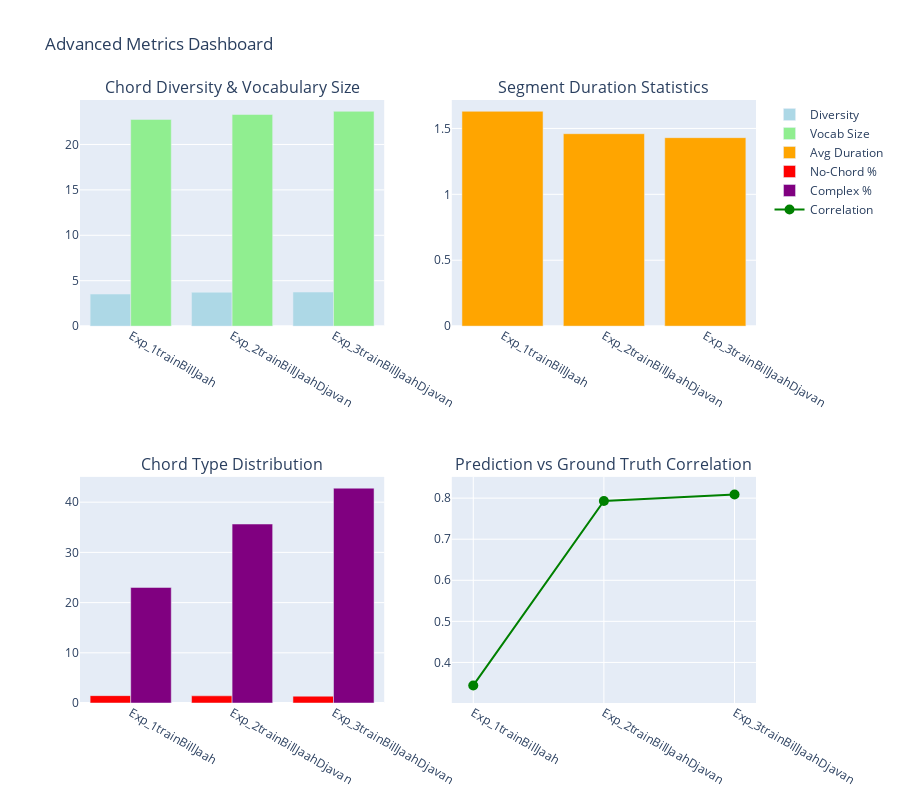

Notebook cell for this chart:
### Code cell
# ============================================================================
# ADVANCED METRICS CALCULATION (Optional)
# ============================================================================
# This cell calculates additional advanced metrics beyond mir_eval standards

import scipy.stats as stats
from collections import Counter

def calculate_advanced_metrics(inference_dir, ground_truth_dir):
    """Calculate advanced metrics for a single inference directory."""
    inference_files = glob.glob(os.path.join(inference_dir, "*.lab"))
    
    if not inference_files:
        return None
    
    advanced_metrics = {
        'chord_diversity': [],
        'unique_chords_ratio': [],
        'avg_segment_duration': [],
        'segment_duration_std': [],
        'chord_vocabulary_size': [],
        'no_chord_percentage': [],
        'major_minor_ratio': [],
        'complex_chord_percentage': [],  # 7ths, 9ths, etc.
        'correlation_segment_count': [],
        'mae_segment_count': []
    }
    
    all_predicted_chords = []
    all_gt_chords = []
    
    for inf_file in inference_files:
        track_id = os.path.basename(inf_file)
        gt_file = os.path.join(ground_truth_dir, track_id)
        
        if not os.path.exists(gt_file):
            continue
        
        try:
            ref_intervals, ref_labels = parse_lab_file(gt_file)
            est_intervals, est_labels = parse_lab_file(inf_file)
            
            if len(ref_intervals) == 0 or len(est_intervals) == 0:
                continue
            
            # Chord diversity (entropy)
            chord_counts = Counter(est_labels)
            total = len(est_labels)
            probabilities = [count/total for count in chord_counts.values()]
            entropy = -sum(p * np.log2(p) if p > 0 else 0 for p in probabilities)
            advanced_metrics['chord_diversity'].append(entropy)
            
            # Unique chords ratio
            unique_ratio = len(set(est_labels)) / len(est_labels) if len(est_labels) > 0 else 0
            advanced_metrics['unique_chords_ratio'].append(unique_ratio)
            
            # Average segment duration
            durations = [interval[1] - interval[0] for interval in est_intervals]
            advanced_metrics['avg_segment_duration'].append(np.mean(durations))
            advanced_metrics['segment_duration_std'].append(np.std(durations))
            
            # Chord vocabulary size
            advanced_metrics['chord_vocabulary_size'].append(len(set(est_labels)))
            
            # No chord percentage
            no_chord_count = sum(1 for label in est_labels if label == 'N' or label.lower() == 'n')
            no_chord_pct = no_chord_count / len(est_labels) * 100 if len(est_labels) > 0 else 0
            advanced_metrics['no_chord_percentage'].append(no_chord_pct)
            
            # Major/Minor ratio
            major_count = sum(1 for label in est_labels if ':maj' in label or label.split(':')[0] in ['C', 'D', 'E', 'F', 'G', 'A', 'B'] and ':min' not in label and ':' in label)
            minor_count = sum(1 for label in est_labels if ':min' in label)
            maj_min_ratio = major_count / minor_count if minor_count > 0 else 0
            advanced_metrics['major_minor_ratio'].append(maj_min_ratio)
            
            # Complex chord percentage (7ths, 9ths, etc.)
            complex_count = sum(1 for label in est_labels if any(x in label for x in ['7', '9', '11', '13', 'sus', 'dim', 'aug']))
            complex_pct = complex_count / len(est_labels) * 100 if len(est_labels) > 0 else 0
            advanced_metrics['complex_chord_percentage'].append(complex_pct)
            
            # Correlation between predicted and GT segment counts
            advanced_metrics['correlation_segment_count'].append(len(est_labels))
            advanced_metrics['mae_segment_count'].append(abs(len(est_labels) - len(ref_labels)))
            
            # Collect all chords for global analysis
            all_predicted_chords.extend(est_labels)
            all_gt_chords.extend(ref_labels)
            
        except Exception as e:
            continue
    
    if not advanced_metrics['chord_diversity']:
        return None
    
    # Calculate mean metrics
    mean_metrics = {key: np.mean(values) if values else 0 for key, values in advanced_metrics.items()}
    
    # Add correlation
    if len(advanced_metrics['correlation_segment_count']) > 1:
        pred_counts = advanced_metrics['correlation_segment_count']
        gt_counts = [len(parse_lab_file(os.path.join(ground_truth_dir, os.path.basename(f)))[0]) 
                     for f in inference_files if os.path.exists(os.path.join(ground_truth_dir, os.path.basename(f)))]
        if len(pred_counts) == len(gt_counts) and len(pred_counts) > 1:
            correlation = np.corrcoef(pred_counts[:len(gt_counts)], gt_counts)[0, 1]
            mean_metrics['segment_count_correlation'] = correlation
    
    return mean_metrics

def generate_advanced_comparison():
    """Generate advanced comparison table for all experiments."""
    inferences_base = "/home/daniel.melo/BTC_ORIGINAL/BTC-ISMIR19/inferences"
    ground_truth_dir = "/home/daniel.melo/datasets/rwc/annotations"
    
    inference_dirs = sorted([d for d in glob.glob(os.path.join(inferences_base, "inferences_*")) 
                             if os.path.isdir(d)])
    
    if not inference_dirs:
        print("No inference directories found")
        return None
    
    print("Calculating advanced metrics...\n")
    
    results = {}
    for inf_dir in inference_dirs:
        dir_name = os.path.basename(inf_dir)
        exp_num = dir_name.replace('inferences_', '').split('_')[0]
        
        print(f"Processing: {dir_name}")
        metrics = calculate_advanced_metrics(inf_dir, ground_truth_dir)
        
        if metrics:
            results[f"Exp_{exp_num}"] = metrics
            print(f"  ✓ Calculated advanced metrics")
    
    if not results:
        return None
    
    df = pd.DataFrame(results).T
    
    # Rename columns for better readability
    column_names = {
        'chord_diversity': 'Chord Diversity (Entropy)',
        'unique_chords_ratio': 'Unique Chords Ratio',
        'avg_segment_duration': 'Avg Segment Duration (s)',
        'segment_duration_std': 'Segment Duration StdDev',
        'chord_vocabulary_size': 'Vocabulary Size',
        'no_chord_percentage': 'No-Chord %',
        'major_minor_ratio': 'Major/Minor Ratio',
        'complex_chord_percentage': 'Complex Chords %',
        'mae_segment_count': 'MAE Segment Count',
        'segment_count_correlation': 'Segment Count Correlation'
    }
    
    df = df.rename(columns={k: v for k, v in column_names.items() if k in df.columns})
    
    # Format columns
    for col in df.columns:
        if '%' in col:
            df[col] = df[col].apply(lambda x: f"{x:.2f}%")
        elif 'Correlation' in col or 'Ratio' in col:
            df[col] = df[col].apply(lambda x: f"{x:.3f}")
        elif 'Duration' in col or 'MAE' in col or 'Size' in col or 'Entropy' in col:
            df[col] = df[col].apply(lambda x: f"{x:.2f}")
    
    return df

# Generate advanced metrics table
print("="*100)
print("ADVANCED METRICS ANALYSIS")
print("="*100)
print("\nThis may take a few moments...\n")

advanced_table = generate_advanced_comparison()

if advanced_table is not None:
    print("\n" + "="*100)
    print("ADVANCED METRICS TABLE")
    print("="*100)
    display(advanced_table)
    
    # Save to CSV
    output_path = "/home/daniel.melo/BTC_ORIGINAL/BTC-ISMIR19/inferences/advanced_metrics.csv"
    advanced_table.to_csv(output_path)
    print(f"\n✓ Advanced metrics saved to: {output_path}")
    
    # Visualize advanced metrics
    df_numeric = advanced_table.copy()
    for col in df_numeric.columns:
        try:
            df_numeric[col] = pd.to_numeric(df_numeric[col].astype(str).str.replace('%', '').str.replace(',', ''))
        except:
            pass
    
    # Create visualization
    fig = make_subplots(
        rows=2, cols=2,
        subplot_titles=(
            'Chord Diversity & Vocabulary Size',
            'Segment Duration Statistics',
            'Chord Type Distribution',
            'Prediction vs Ground Truth Correlation'
        )
    )
    
    experiments = df_numeric.index.tolist()
    
    # Plot 1: Diversity and Vocabulary
    if 'Chord Diversity (Entropy)' in df_numeric.columns:
        fig.add_trace(
            go.Bar(name='Diversity', x=experiments, y=df_numeric['Chord Diversity (Entropy)'],
                   marker_color='lightblue'),
            row=1, col=1
        )
    
    if 'Vocabulary Size' in df_numeric.columns:
        fig.add_trace(
            go.Bar(name='Vocab Size', x=experiments, y=df_numeric['Vocabulary Size'],
                   marker_color='lightgreen'),
            row=1, col=1
        )
    
    # Plot 2: Segment Duration
    if 'Avg Segment Duration (s)' in df_numeric.columns:
        fig.add_trace(
            go.Bar(name='Avg Duration', x=experiments, y=df_numeric['Avg Segment Duration (s)'],
                   marker_color='orange'),
            row=1, col=2
        )
    
    # Plot 3: Chord Types
    if 'No-Chord %' in df_numeric.columns:
        fig.add_trace(
            go.Bar(name='No-Chord %', x=experiments, y=df_numeric['No-Chord %'],
                   marker_color='red'),
            row=2, col=1
        )
    
    if 'Complex Chords %' in df_numeric.columns:
        fig.add_trace(
            go.Bar(name='Complex %', x=experiments, y=df_numeric['Complex Chords %'],
                   marker_color='purple'),
            row=2, col=1
        )
    
    # Plot 4: Correlation
    if 'Segment Count Correlation' in df_numeric.columns:
        fig.add_trace(
            go.Scatter(x=experiments, y=df_numeric['Segment Count Correlation'],
                      mode='markers+lines', marker=dict(size=10, color='green'),
                      name='Correlation'),
            row=2, col=2
        )
    
    fig.update_layout(height=800, showlegend=True, title_text="Advanced Metrics Dashboard")
    fig.show()
    
    print("\n✅ Advanced analysis complete!")
else:
    print("⚠️  Could not generate advanced metrics table")

### Figure 1 — Plotly figure (JSON) as saved in the notebook; plotly's stock layout.template omitted (floating-point values rounded to 4 significant figures)
{"data": [{"marker": {"color": "lightblue"}, "name": "Diversity", "type": "bar", "x": ["Exp_1trainBillJaah", "Exp_2trainBillJaahDjavan", "Exp_3trainBillJaahDjavan"], "xaxis": "x", "y": [3.53, 3.73, 3.75], "yaxis": "y"}, {"marker": {"color": "lightgreen"}, "name": "Vocab Size", "type": "bar", "x": ["Exp_1trainBillJaah", "Exp_2trainBillJaahDjavan", "Exp_3trainBillJaahDjavan"], "xaxis": "x", "y": [22.76, 23.3, 23.65], "yaxis": "y"}, {"marker": {"color": "orange"}, "name": "Avg Duration", "type": "bar", "x": ["Exp_1trainBillJaah", "Exp_2trainBillJaahDjavan", "Exp_3trainBillJaahDjavan"], "xaxis": "x2", "y": [1.63, 1.46, 1.43], "yaxis": "y2"}, {"marker": {"color": "red"}, "name": "No-Chord %", "type": "bar", "x": ["Exp_1trainBillJaah", "Exp_2trainBillJaahDjavan", "Exp_3trainBillJaahDjavan"], "xaxis": "x3", "y": [1.47, 1.43, 1.36], "yaxis": "y3"}, {"marker": {"color": "purple"}, "name": "Complex %", "type": "bar", "x": ["Exp_1trainBillJaah", "Exp_2trainBillJaahDjavan", "Exp_3trainBillJaahDjavan"], "xaxis": "x3", "y": [23.02, 35.65, 42.79], "yaxis": "y3"}, {"marker": {"color": "green", "size": 10}, "mode": "markers+lines", "name": "Correlation", "type": "scatter", "x": ["Exp_1trainBillJaah", "Exp_2trainBillJaahDjavan", "Exp_3trainBillJaahDjavan"], "xaxis": "x4", "y": [0.344, 0.793, 0.809], "yaxis": "y4"}], "layout": {"annotations": [{"font": {"size": 16}, "showarrow": false, "text": "Chord Diversity & Vocabulary Size", "x": 0.225, "xanchor": "center", "xref": "paper", "y": 1, "yanchor": "bottom", "yref": "paper"}, {"font": {"size": 16}, "showarrow": false, "text": "Segment Duration Statistics", "x": 0.775, "xanchor": "center", "xref": "paper", "y": 1, "yanchor": "bottom", "yref": "paper"}, {"font": {"size": 16}, "showarrow": false, "text": "Chord Type Distribution", "x": 0.225, "xanchor": "center", "xref": "paper", "y": 0.375, "yanchor": "bottom", "yref": "paper"}, {"font": {"size": 16}, "showarrow": false, "text": "Prediction vs Ground Truth Correlation", "x": 0.775, "xanchor": "center", "xref": "paper", "y": 0.375, "yanchor": "bottom", "yref": "paper"}], "height": 800, "showlegend": true, "title": {"text": "Advanced Metrics Dashboard"}, "xaxis": {"anchor": "y", "domain": [0, 0.45]}, "xaxis2": {"anchor": "y2", "domain": [0.55, 1]}, "xaxis3": {"anchor": "y3", "domain": [0, 0.45]}, "xaxis4": {"anchor": "y4", "domain": [0.55, 1]}, "yaxis": {"anchor": "x", "domain": [0.625, 1]}, "yaxis2": {"anchor": "x2", "domain": [0.625, 1]}, "yaxis3": {"anchor": "x3", "domain": [0, 0.375]}, "yaxis4": {"anchor": "x4", "domain": [0, 0.375]}}}
